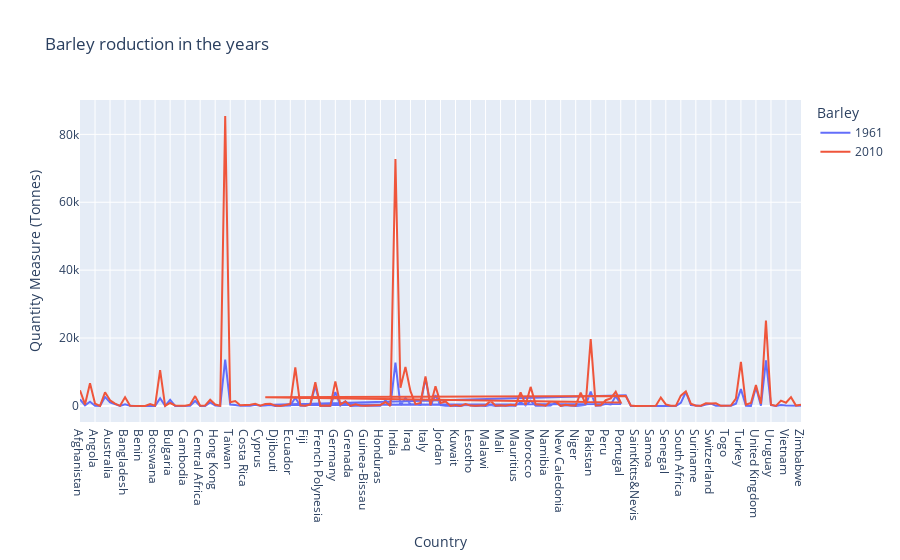

Notebook code cell kept with this figure:
### Code cell
px.line(data_frame=dff[dff['Item'] == 'Wheat'],
            x='Country',
            y=['1961','2010'],
            title=('Barley production'),
            labels={'variable':'year', 'index':'Years', 'value':'Quantity Measure (Tonnes)'})

### Figure 1 — Plotly figure (JSON) as saved in the notebook; plotly's stock layout.template omitted (floating-point values rounded to 4 significant figures; data arrays with more than 128 entries replaced by an {"elided": "..."} marker saying what was removed)
{"data": [{"hovertemplate": "Barley=1961<br>Country=%{x}<br>Quantity Measure (Tonnes)=%{y}<extra></extra>", "legendgroup": "1961", "line": {"color": "#636efa", "dash": "solid"}, "marker": {"symbol": "circle"}, "mode": "lines", "name": "1961", "orientation": "v", "showlegend": true, "type": "scatter", "x": {"elided": "146 str values"}, "xaxis": "x", "y": {"elided": "146 int values"}, "yaxis": "y"}, {"hovertemplate": "Barley=2010<br>Country=%{x}<br>Quantity Measure (Tonnes)=%{y}<extra></extra>", "legendgroup": "2010", "line": {"color": "#EF553B", "dash": "solid"}, "marker": {"symbol": "circle"}, "mode": "lines", "name": "2010", "orientation": "v", "showlegend": true, "type": "scatter", "x": {"elided": "146 str values"}, "xaxis": "x", "y": {"elided": "146 int values"}, "yaxis": "y"}], "layout": {"legend": {"title": {"text": "Barley"}, "tracegroupgap": 0}, "title": {"text": "Barley roduction in the years"}, "xaxis": {"anchor": "y", "domain": [0, 1], "title": {"text": "Country"}}, "yaxis": {"anchor": "x", "domain": [0, 1], "title": {"text": "Quantity Measure (Tonnes)"}}}}
